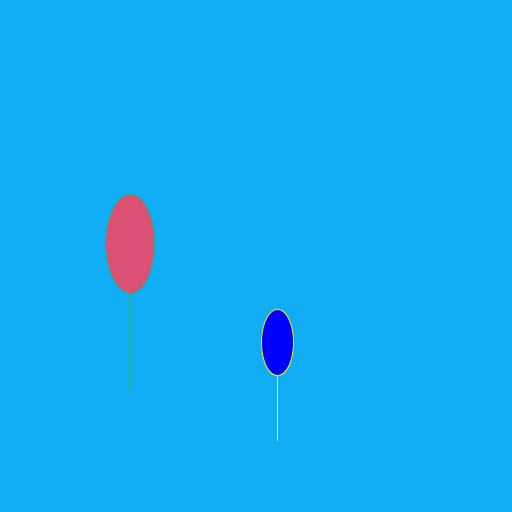
Frame 1 (no input)
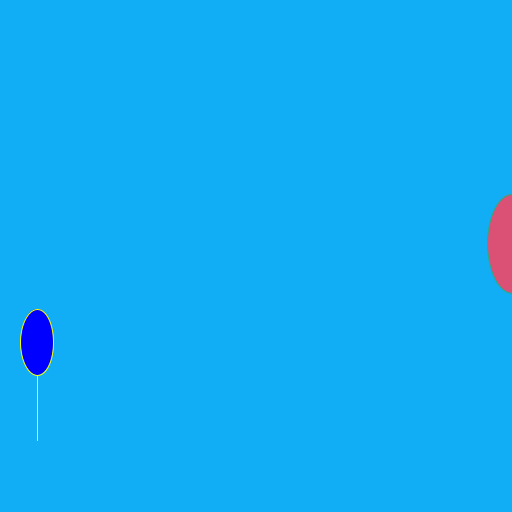
Frame 60 (the mouse pressed at the canvas centre just before this capture)
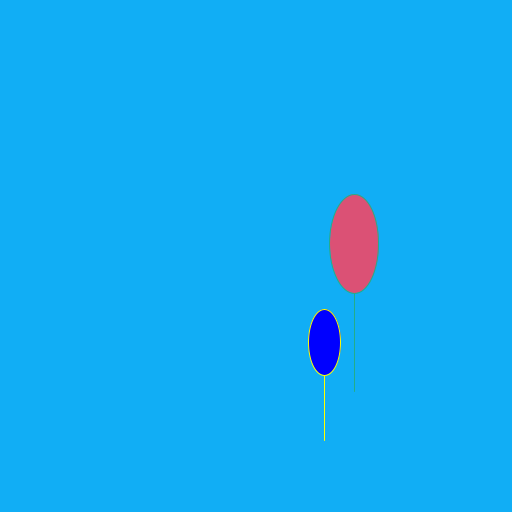
Frame 120 (the mouse held since frame 60 and released just before this capture)

The Processing sketch that drew these frames (run headless with seeded random() and noise(); from frame 60 on, the mouse is pressed at the canvas centre):

// Processing sketch: Esercizio1
// ── Esercizio1.pde
Balloon b;
YellowBalloon yb;
int h;

void setup(){
 size(512,512);
 background(17,174,245);
 h = int(random(50,127));
 b = new Balloon(random(0,width),random(0,height/2),random(-5,5),h/2,h);
 yb = new YellowBalloon(random(0,width),random(height/2,height),random(-5,5),h/2,h);
}

void draw(){
 background(17,174,245);
 b.run();
 yb.Run();
}

void keyPressed(){
 if(key=='R' || key == 'r') setup(); 
}

// ── Balloon.pde
class Balloon{
 float x, y, sx, w, h;
 color c;
 color comp;
 
 Balloon(float x, float y, float sx, float w, float h){
   this.x = x;
   this.y = y; 
   this.sx = sx;
   this.w = w;
   this.h = h;
   float r = random(0,256);
   float g = random(0,256);
   float b = random(0,256);
   c = color(r,g,b);
   comp = color(255-r,255-g,255-b);
 }
 
 void display(){
  stroke(comp);
  fill(c);
  ellipse(x,y,w,h);
  line(x,y+h/2,x,y+h/2+2*w);
 }
 
 void move(){
  x+=sx;
  if(x-w/2>=width) x = 0;
  else if(x<=-w/2) x = width;
 }
 
 void run(){
  move();
  display();
 }
}

// ── YellowBalloon.pde
class YellowBalloon extends Balloon{
 boolean enabled;
 
 YellowBalloon(float x, float y, float sx, float w, float h){
  super(x,y,sx,w*2/3,h*2/3);
  c = color(0,0,255);
  comp = color(255,255,0);
  enabled = true;
 }
 
 void check(){
   if((mouseX>= x-(h*2/3)/2 && mouseX<=x+(h*2/3)/2) && (mouseY>=y-(h*2/3)/2-10 && mouseY<=y+(h*2/3)/2+5)) enabled  = false;
   else enabled = true;
 }
 
 void Run(){
  check();
  if(enabled) super.move();
  super.display();
 }
}
